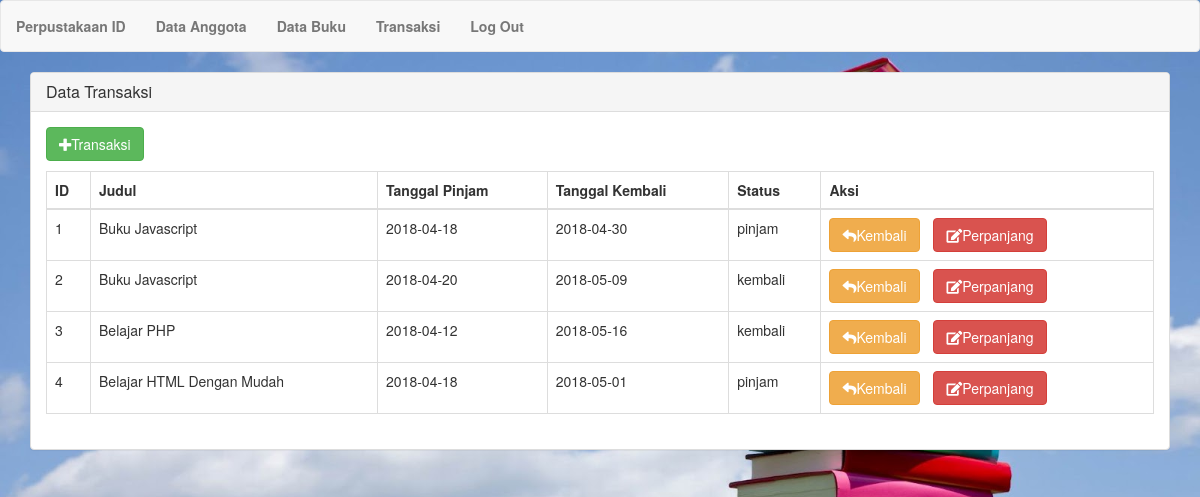
Screenshot of /PP2/index.php/transaksi with the database file from the repository.
### tables this page shows
CREATE TABLE `tb_transaksi` (
  `id` int(9) NOT NULL,
  `judul` varchar(200) NOT NULL,
  `tanggal_pinjam` varchar(30) NOT NULL,
  `tanggal_kembali` varchar(30) NOT NULL,
  `status` varchar(100) NOT NULL
);

### PP2/application/controllers/Transaksi.php (called while the page is built, shortened)
<?php
class Transaksi extends CI_Controller
{
	public function index()
	{
		$data['nip'] = "nip";
		$data['content']='transaksi';
		$this->load->view('dashboard_view',$data);
	}
}
 ?>

### PP2/index.php (called while the page is built, shortened)
<?php
require_once BASEPATH.'core/CodeIgniter.php';

### PP2/application/views/transaksi.php (the view, shortened to what this page needs)
<div class="panel panel-default">
	<div class="panel-heading">
		<h3 class="panel-title">Data Transaksi</h3>
	</div>
	<div class="panel-body">
		<a href="<?php echo base_url('transaksi/tambah') ?>"class="btn btn-success" style="margin-bottom:10px;"><i class="fa fa-plus"></i>Transaksi</a>
		<table class="table table-bordered table-stripped">
			<thead>
				<th>ID</th>
				<th>Judul</th>
				<th>Tanggal Pinjam</th>
				<th>Tanggal Kembali</th>
				<th>Status</th>
				<th>Aksi</th>
			</thead>
			<tbody>
				<?php
				$rows=$this->db->get('tb_transaksi');
				if($rows->num_rows()>0){
					$no=1;
					foreach($rows->result()as$row){
				?>
				<tr>
					<td><?=$no?></td>
					<td><?=$row->judul?></td>
					<td><?=$row->tanggal_pinjam?></td>
					<td><?=$row->tanggal_kembali?></td>
					<td><?=$row->status?></td>
					<td>
						<a onclick="return confirm('Apakah Anda Ingin Mengembalikan Buku ???')" href="<?=base_url('transaksi/kembali/'.$row->id)?>" class="btn xm btn-warning"><i class="fa  fa-reply"></i>Kembali</a>
						<a href="<?=base_url('transaksi/perpanjang/'.$row->id)?>" class="btn xm btn-danger" style="margin-left: 10px;" ><i class="fa fa-edit"></i>Perpanjang</a>
					</td>
				</tr>
				<?php
				$no++;
					}
				}else{
					echo"<td rowspan='7'>Data masih kosong</td>";
				}
				?>
			</tbody>
		</table>
	</div>
</div>

### PP2/application/views/dashboard_view.php (style rules this page uses)
body { background: #6495ED; }

### PP2/application/views/transaksi.php (style rules this page uses)
body { background-image: url('assets/gambar.jpg'); background-size: cover; }

### rows the page displays
tb_transaksi: judul "Buku Javascript", tanggal_pinjam "2018-04-18", tanggal_kembali "2018-04-30", status "pinjam"
tb_transaksi: judul "Buku Javascript", tanggal_pinjam "2018-04-20", tanggal_kembali "2018-05-09", status "kembali"
tb_transaksi: judul "Belajar PHP", tanggal_pinjam "2018-04-12", tanggal_kembali "2018-05-16", status "kembali"
tb_transaksi: judul "Belajar HTML Dengan Mudah", tanggal_pinjam "2018-04-18", tanggal_kembali "2018-05-01", status "pinjam"
